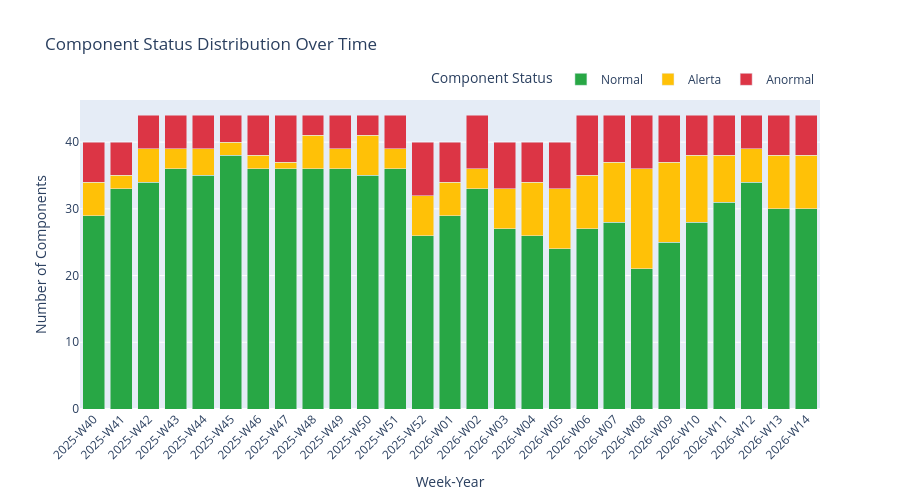

Notebook code cell kept with this figure:
### Code cell
# Visualization 2: Component Status Distribution Over Time
print("Creating Component Status Distribution chart...")

component_status_counts = classified_df.groupby(['week_label', 'component_status']).size().reset_index(name='count')

fig_components = px.bar(
    component_status_counts,
    x='week_label',
    y='count',
    color='component_status',
    title='Component Status Distribution Over Time',
    labels={
        'week_label': 'Week-Year',
        'count': 'Number of Components',
        'component_status': 'Component Status'
    },
    color_discrete_map=status_colors,
    category_orders={'component_status': ['Normal', 'Alerta', 'Anormal', 'InsufficientData']},
    barmode='stack',
    height=500
)

fig_components.update_layout(
    xaxis_tickangle=-45,
    font=dict(size=12),
    legend=dict(orientation="h", yanchor="bottom", y=1.02, xanchor="right", x=1)
)

fig_components.show()
print("✓ Component status chart created")

### Figure 1 — Plotly figure (JSON) as saved in the notebook; plotly's stock layout.template omitted (floating-point values rounded to 4 significant figures)
{"data": [{"hovertemplate": "Component Status=Normal<br>Week-Year=%{x}<br>Number of Components=%{y}<extra></extra>", "legendgroup": "Normal", "marker": {"color": "#28a745", "pattern": {"shape": ""}}, "name": "Normal", "orientation": "v", "showlegend": true, "textposition": "auto", "type": "bar", "x": ["2025-W40", "2025-W41", "2025-W42", "2025-W43", "2025-W44", "2025-W45", "2025-W46", "2025-W47", "2025-W48", "2025-W49", "2025-W50", "2025-W51", "2025-W52", "2026-W01", "2026-W02", "2026-W03", "2026-W04", "2026-W05", "2026-W06", "2026-W07", "2026-W08", "2026-W09", "2026-W10", "2026-W11", "2026-W12", "2026-W13", "2026-W14"], "xaxis": "x", "y": [29, 33, 34, 36, 35, 38, 36, 36, 36, 36, 35, 36, 26, 29, 33, 27, 26, 24, 27, 28, 21, 25, 28, 31, 34, 30, 30], "yaxis": "y"}, {"hovertemplate": "Component Status=Alerta<br>Week-Year=%{x}<br>Number of Components=%{y}<extra></extra>", "legendgroup": "Alerta", "marker": {"color": "#ffc107", "pattern": {"shape": ""}}, "name": "Alerta", "orientation": "v", "showlegend": true, "textposition": "auto", "type": "bar", "x": ["2025-W40", "2025-W41", "2025-W42", "2025-W43", "2025-W44", "2025-W45", "2025-W46", "2025-W47", "2025-W48", "2025-W49", "2025-W50", "2025-W51", "2025-W52", "2026-W01", "2026-W02", "2026-W03", "2026-W04", "2026-W05", "2026-W06", "2026-W07", "2026-W08", "2026-W09", "2026-W10", "2026-W11", "2026-W12", "2026-W13", "2026-W14"], "xaxis": "x", "y": [5, 2, 5, 3, 4, 2, 2, 1, 5, 3, 6, 3, 6, 5, 3, 6, 8, 9, 8, 9, 15, 12, 10, 7, 5, 8, 8], "yaxis": "y"}, {"hovertemplate": "Component Status=Anormal<br>Week-Year=%{x}<br>Number of Components=%{y}<extra></extra>", "legendgroup": "Anormal", "marker": {"color": "#dc3545", "pattern": {"shape": ""}}, "name": "Anormal", "orientation": "v", "showlegend": true, "textposition": "auto", "type": "bar", "x": ["2025-W40", "2025-W41", "2025-W42", "2025-W43", "2025-W44", "2025-W45", "2025-W46", "2025-W47", "2025-W48", "2025-W49", "2025-W50", "2025-W51", "2025-W52", "2026-W01", "2026-W02", "2026-W03", "2026-W04", "2026-W05", "2026-W06", "2026-W07", "2026-W08", "2026-W09", "2026-W10", "2026-W11", "2026-W12", "2026-W13", "2026-W14"], "xaxis": "x", "y": [6, 5, 5, 5, 5, 4, 6, 7, 3, 5, 3, 5, 8, 6, 8, 7, 6, 7, 9, 7, 8, 7, 6, 6, 5, 6, 6], "yaxis": "y"}], "layout": {"barmode": "stack", "font": {"size": 12}, "height": 500, "legend": {"orientation": "h", "title": {"text": "Component Status"}, "tracegroupgap": 0, "x": 1, "xanchor": "right", "y": 1.02, "yanchor": "bottom"}, "title": {"text": "Component Status Distribution Over Time"}, "xaxis": {"anchor": "y", "domain": [0, 1], "tickangle": -45, "title": {"text": "Week-Year"}}, "yaxis": {"anchor": "x", "domain": [0, 1], "title": {"text": "Number of Components"}}}}
